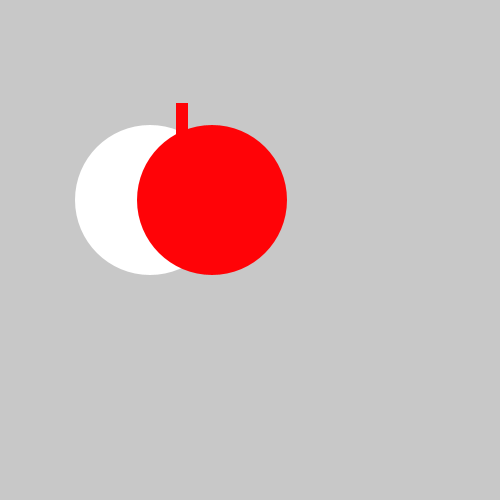
Frame 1 (no input)
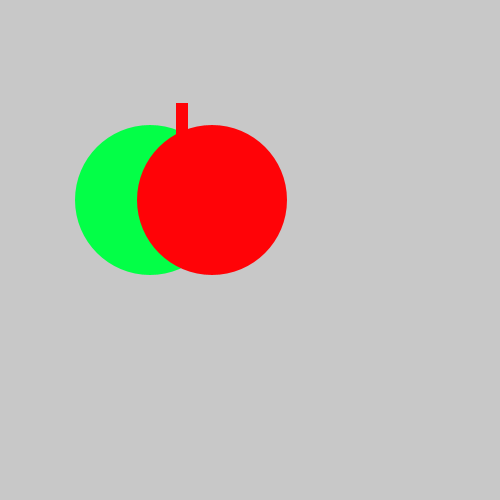
Frame 60 (the mouse pressed at the canvas centre just before this capture)
Frame 120 (the mouse held since frame 60 and released just before this capture): identical to frame 60, image omitted

The Processing sketch that drew these frames (run headless with seeded random() and noise(); from frame 60 on, the mouse is pressed at the canvas centre):

// Processing sketch: tasty_tomato
// ── tasty_tomato.pde
void setup() {
    size(500, 500);
}
void draw() {
    background(200, 200, 200);
    noStroke();
    ellipse(150, 200, 150, 150);
    fill(#FF0307);
    ellipse(212, 200, 150, 150);
    fill(#FF0307);
    rect(176, 103, 12, 32);
    fill(#03FF47);
}
